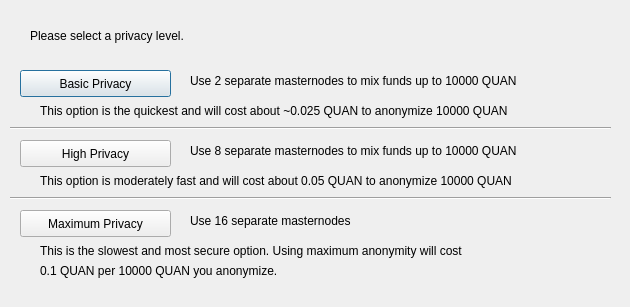
<?xml version="1.0" encoding="UTF-8"?>
<ui version="4.0">
 <class>ObfuscationConfig</class>
 <widget class="QDialog" name="ObfuscationConfig">
  <property name="geometry">
   <rect>
    <x>0</x>
    <y>0</y>
    <width>630</width>
    <height>307</height>
   </rect>
  </property>
  <property name="windowTitle">
   <string>Configure Obfuscation</string>
  </property>
  <widget class="QPushButton" name="buttonBasic">
   <property name="geometry">
    <rect>
     <x>20</x>
     <y>70</y>
     <width>151</width>
     <height>27</height>
    </rect>
   </property>
   <property name="text">
    <string>Basic Privacy</string>
   </property>
  </widget>
  <widget class="QPushButton" name="buttonHigh">
   <property name="geometry">
    <rect>
     <x>20</x>
     <y>140</y>
     <width>151</width>
     <height>27</height>
    </rect>
   </property>
   <property name="text">
    <string>High Privacy</string>
   </property>
  </widget>
  <widget class="QPushButton" name="buttonMax">
   <property name="geometry">
    <rect>
     <x>20</x>
     <y>210</y>
     <width>151</width>
     <height>27</height>
    </rect>
   </property>
   <property name="text">
    <string>Maximum Privacy</string>
   </property>
  </widget>
  <widget class="QLabel" name="label">
   <property name="geometry">
    <rect>
     <x>30</x>
     <y>20</y>
     <width>571</width>
     <height>31</height>
    </rect>
   </property>
   <property name="text">
    <string>Please select a privacy level.</string>
   </property>
  </widget>
  <widget class="QLabel" name="label_2">
   <property name="geometry">
    <rect>
     <x>190</x>
     <y>70</y>
     <width>421</width>
     <height>21</height>
    </rect>
   </property>
   <property name="text">
    <string>Use 2 separate masternodes to mix funds up to 10000 QUAN</string>
   </property>
  </widget>
  <widget class="QLabel" name="label_3">
   <property name="geometry">
    <rect>
     <x>190</x>
     <y>140</y>
     <width>411</width>
     <height>21</height>
    </rect>
   </property>
   <property name="text">
    <string>Use 8 separate masternodes to mix funds up to 10000 QUAN</string>
   </property>
  </widget>
  <widget class="QLabel" name="label_4">
   <property name="geometry">
    <rect>
     <x>190</x>
     <y>210</y>
     <width>421</width>
     <height>21</height>
    </rect>
   </property>
   <property name="text">
    <string>Use 16 separate masternodes</string>
   </property>
  </widget>
  <widget class="QLabel" name="label_6">
   <property name="geometry">
    <rect>
     <x>40</x>
     <y>100</y>
     <width>561</width>
     <height>21</height>
    </rect>
   </property>
   <property name="text">
    <string>This option is the quickest and will cost about ~0.025 QUAN to anonymize 10000 QUAN</string>
   </property>
  </widget>
  <widget class="QLabel" name="label_7">
   <property name="geometry">
    <rect>
     <x>40</x>
     <y>170</y>
     <width>561</width>
     <height>21</height>
    </rect>
   </property>
   <property name="text">
    <string>This option is moderately fast and will cost about 0.05 QUAN to anonymize 10000 QUAN</string>
   </property>
  </widget>
  <widget class="QLabel" name="label_8">
   <property name="geometry">
    <rect>
     <x>40</x>
     <y>240</y>
     <width>561</width>
     <height>21</height>
    </rect>
   </property>
   <property name="text">
    <string>This is the slowest and most secure option. Using maximum anonymity will cost</string>
   </property>
  </widget>
  <widget class="QLabel" name="label_9">
   <property name="geometry">
    <rect>
     <x>40</x>
     <y>260</y>
     <width>561</width>
     <height>21</height>
    </rect>
   </property>
   <property name="text">
    <string>0.1 QUAN per 10000 QUAN you anonymize.</string>
   </property>
  </widget>
  <widget class="Line" name="line">
   <property name="geometry">
    <rect>
     <x>10</x>
     <y>120</y>
     <width>601</width>
     <height>16</height>
    </rect>
   </property>
   <property name="orientation">
    <enum>Qt::Horizontal</enum>
   </property>
  </widget>
  <widget class="Line" name="line_2">
   <property name="geometry">
    <rect>
     <x>10</x>
     <y>190</y>
     <width>601</width>
     <height>16</height>
    </rect>
   </property>
   <property name="orientation">
    <enum>Qt::Horizontal</enum>
   </property>
  </widget>
 </widget>
 <resources/>
 <connections/>
</ui>
